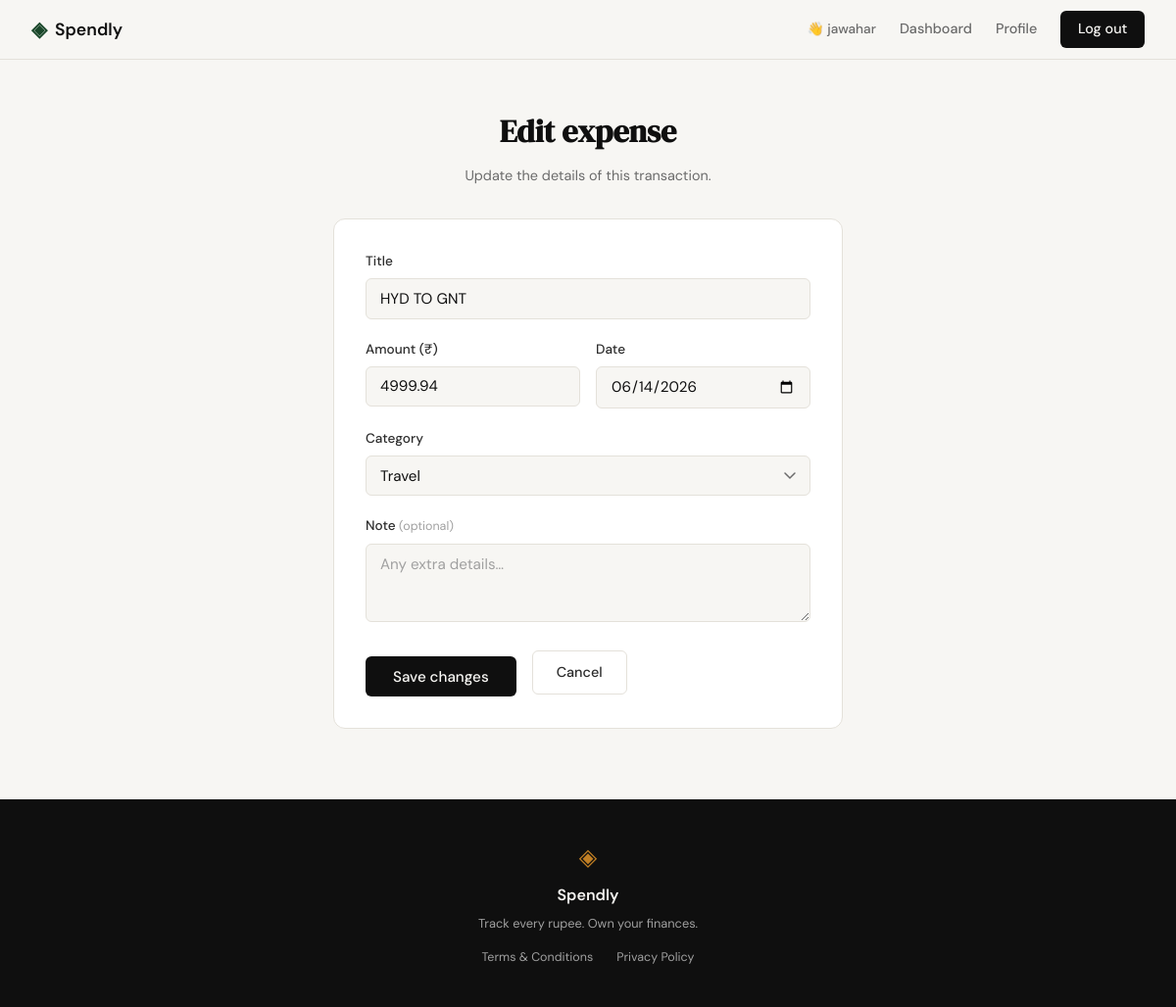
The app's page /expenses/15/edit (signed in) with its own data.
### tables this page shows
CREATE TABLE expenses (
                id          INTEGER PRIMARY KEY AUTOINCREMENT,
                user_id     INTEGER NOT NULL REFERENCES users(id) ON DELETE CASCADE,
                title       TEXT    NOT NULL,
                amount      REAL    NOT NULL CHECK(amount > 0),
                category    TEXT    NOT NULL DEFAULT 'Other',
                date        TEXT    NOT NULL DEFAULT (date('now')),
                note        TEXT,
                created_at  TEXT    NOT NULL DEFAULT (datetime('now'))
            );

### app.py (the view, shortened to what this page needs)
@app.route("/expenses/<int:id>/edit", methods=["GET", "POST"])
def edit_expense(id):
    if "user_id" not in session:
        return redirect(url_for("login"))
    user_id = session["user_id"]
    db = get_db()
    expense = db.execute(
        "SELECT * FROM expenses WHERE id = ? AND user_id = ?", (id, user_id)
    ).fetchone()
    if expense is None:
        db.close()
        return redirect(url_for("dashboard"))   # not found or not theirs
    CATEGORIES = ["Food", "Transport", "Entertainment",
                  "Utilities", "Health", "Education", "Subscriptions", "SchoolFees", "Travel", "Other"]
    error = None
    db.close()
    return render_template("edit_expense.html",
                           expense=expense,
                           categories=CATEGORIES,
                           error=error)

### database/db.py (called while the page is built)
def get_db():
    conn = sqlite3.connect(DB_PATH)
    conn.row_factory = sqlite3.Row          # rows behave like dicts
    conn.execute("PRAGMA foreign_keys = ON")
    return conn

### templates/edit_expense.html (shortened to what this page needs)
{% extends "base.html" %}
{% block content %}
<section class="auth-section">
    <div class="auth-container" style="max-width: 520px;">
        <div class="auth-header">
            <h1 class="auth-title">Edit expense</h1>
            <p class="auth-subtitle">Update the details of this transaction.</p>
        </div>
        <div class="auth-card">
            <form method="POST" action="{{ url_for('edit_expense', id=expense.id) }}">
                <div class="form-group">
                    <label for="title">Title</label>
                    <input type="text" id="title" name="title"
                           class="form-input"
                           value="{{ request.form.title if error else expense.title }}"
                           required autofocus>
                </div>
                <div class="form-row">
                    <div class="form-group">
                        <label for="amount">Amount (₹)</label>
                        <input type="number" id="amount" name="amount"
                               class="form-input" placeholder="0.00"
                               step="0.01" min="0.01"
                               value="{{ request.form.amount if error else expense.amount }}"
                               required>
                    </div>
                    <div class="form-group">
                        <label for="date">Date</label>
                        <input type="date" id="date" name="date"
                               class="form-input"
                               value="{{ request.form.date if error else expense.date }}"
                               required>
                    </div>
                </div>
                <div class="form-group">
                    <label for="category">Category</label>
                    <select id="category" name="category" class="form-input form-select">
                        {% for cat in categories %}
                        <option value="{{ cat }}"
                            {% set current = request.form.get('category') if error else expense.category %}
                            {% if current == cat %}selected{% endif %}>
                            {{ cat }}
                        </option>
                        {% endfor %}
                    </select>
                </div>
                <div class="form-group">
                    <label for="note">Note <span class="label-optional">(optional)</span></label>
                    <textarea id="note" name="note"
                              class="form-input form-textarea"
                              placeholder="Any extra details…">{{ request.form.note if error else (expense.note or '') }}</textarea>
                </div>
                <div class="form-actions">
                    <button type="submit" class="btn-submit" style="width: auto; padding: 0.65rem 1.75rem;">
                        Save changes
                    </button>
                    <a href="{{ url_for('dashboard') }}" class="btn-ghost">Cancel</a>
                </div>
            </form>
        </div>
    </div>
</section>
{% endblock %}

### static/css/style.css (style rules this page uses)
:root { --ink: #0f0f0f; --ink-soft: #2d2d2d; --ink-muted: #6b6b6b; --ink-faint: #a0a0a0; --paper: #f7f6f3; --paper-warm: #f0ede6; --paper-card: #ffffff; --accent: #1a472a; --accent-light: #e8f0eb; --accent-2: #c17f24; --accent-2-light: #fdf3e3; --danger: #c0392b; --danger-light: #fdecea; --border: #e4e1da; --border-soft: #eeebe4; --font-display: 'DM Serif Display', Georgia, serif; --font-body: 'DM Sans', system-ui, sans-serif; --max-width: 1200px; --auth-width: 440px; --radius-sm: 6px; --radius-md: 12px; --radius-lg: 20px; }
*, *::before, *::after { box-sizing: border-box; margin: 0; padding: 0; }
html { font-size: 16px; scroll-behavior: smooth; }
body { background: var(--paper); color: var(--ink); font-family: var(--font-body); font-size: 1rem; line-height: 1.6; -webkit-font-smoothing: antialiased; }
a { color: inherit; text-decoration: none; }
.btn-ghost { display: inline-block; background: transparent; color: var(--ink-soft); padding: 0.65rem 1.5rem; border-radius: var(--radius-sm); font-size: 0.9rem; font-weight: 500; border: 1px solid var(--border); transition: all 0.2s; text-decoration: none; }
.auth-section { min-height: calc(100vh - 60px - 100px); display: flex; align-items: center; justify-content: center; padding: 3rem 2rem; }
.auth-container { width: 100%; max-width: var(--auth-width); }
.auth-header { text-align: center; margin-bottom: 2rem; }
.auth-title { font-family: var(--font-display); font-size: 2rem; color: var(--ink); margin-bottom: 0.5rem; }
.auth-subtitle { font-size: 0.9rem; color: var(--ink-muted); }
.auth-card { background: var(--paper-card); border: 1px solid var(--border); border-radius: var(--radius-md); padding: 2rem; margin-bottom: 1.5rem; }
.form-group { margin-bottom: 1.25rem; }
.form-group label { display: block; font-size: 0.85rem; font-weight: 500; color: var(--ink-soft); margin-bottom: 0.4rem; }
.form-input { width: 100%; padding: 0.6rem 0.875rem; border: 1px solid var(--border); border-radius: var(--radius-sm); font-family: var(--font-body); font-size: 0.95rem; color: var(--ink); background: var(--paper); outline: none; transition: border-color 0.2s; }
.form-input::placeholder { color: var(--ink-faint); }
.btn-submit { width: 100%; padding: 0.7rem; background: var(--ink); color: var(--paper); border: none; border-radius: var(--radius-sm); font-family: var(--font-body); font-size: 0.95rem; font-weight: 500; cursor: pointer; transition: background 0.2s; margin-top: 0.5rem; }
.form-row { display: grid; grid-template-columns: 1fr 1fr; gap: 1rem; }
.form-select { appearance: none; background-repeat: no-repeat; background-position: right 0.875rem center; cursor: pointer; }
.form-textarea { resize: vertical; min-height: 80px; line-height: 1.5; }
.label-optional { font-size: 0.78rem; color: var(--ink-faint); font-weight: 400; }
.form-actions { display: flex; align-items: center; gap: 1rem; margin-top: 0.5rem; }

### records on screen
expenses: title "HYD TO GNT", amount "4999.94", date "06/14/2026", category "Travel"

### other values on screen
{{ session.user_name }} "jawahar"
